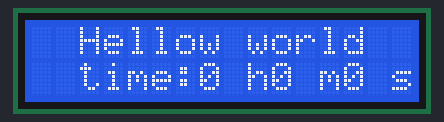
The sketch below on a simulated Arduino Uno, built with avr-gcc and run on an emulated ATmega328P. Shown: 16×2 character LCD.

Above: at 0.1 s.
At 4.2 s:
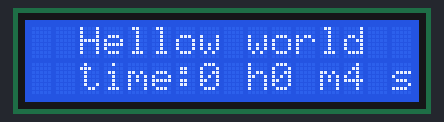
At 9.2 s:
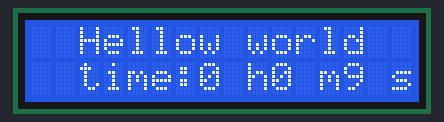
At 19.4 s:
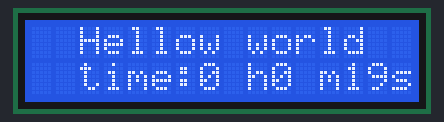
At 28.5 s:
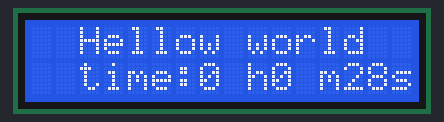
At 38.6 s:
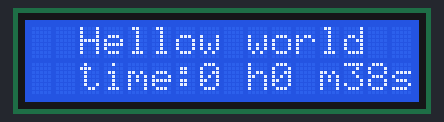

Measured:
- what the display in image 1 shows lasts 1.0 s, from 4.1 s to 5.1 s

The sketch:

2025.10.27_jyc_lcdTime.ino
```cpp
// C++ code
//
#include <LiquidCrystal_I2C.h> //~를 포함하다(인클루드)LCD기능을 사용하겠다.
// 도구 -> 라이브러리 관리 -> 툴 다운
LiquidCrystal_I2C lcd(0x27,16,2); //lcd라는 이름으로 설정(주소{PC디폴트 값 0x27}, 행, 열) <복사 .h를 뺀다>
int cnt = 0; //변수설정
int min = 0;
int sec = 0;
int hou = 0;

void setup()
{
  lcd.init(); //lcd초기기동 이니셜라이즈(초기설정)
  lcd.backlight(); //백라이트on
// 위 두줄 동작하는데 필수, 아래 두줄 동작하는데 필수는 아님
  lcd.setCursor(2,0); //2행 0열 : 커서 위치 설정(가로줄 012, 세로줄 0)
  lcd.print("Hellow world");
  lcd.setCursor(2,1); //2행 1열
  lcd.print("time:");// ":"가 6번째위치다.
}

void loop()
{
  lcd.setCursor(7,1); // 7번째로 해야 안겹침
  lcd.print(hou); // 프린트: 값을 출력
  lcd.setCursor(10,1);
  lcd.print(min);
  lcd.setCursor(13,1);
  lcd.print(sec);
  lcd.setCursor(9,1);
  lcd.print("h");
  lcd.setCursor(12,1);
  lcd.print("m");
  lcd.setCursor(15,1);
  lcd.print("s");
  delay(1000); // 1초대기
  cnt++; //cnt 값이 1증가
  hou = cnt/3600;
  min = cnt/60; // 나누기 60 = 분
  sec = cnt%60; // %퍼센트를 써야 60후 초기화
}
```
